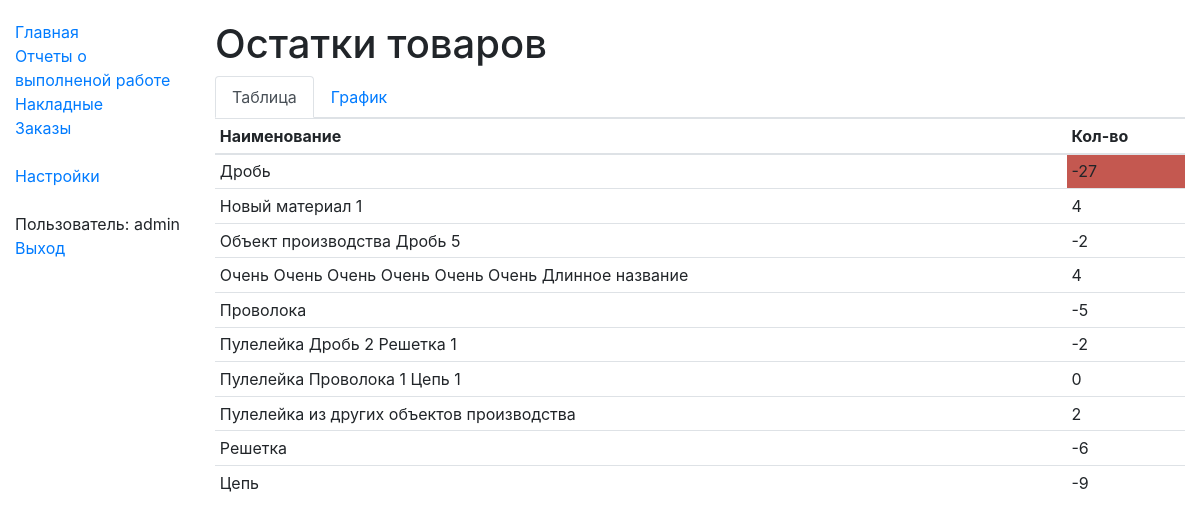
/mnf/ (signed in), run on the app's committed database.
### cor/models.py (models this page shows, shortened)
class CorColor(models.Model):
    s_caption = models.CharField("Наименование", max_length=200)
    s_color = models.CharField("Цвет", max_length=200)
    class Meta:
        ordering = ["s_caption"]
        verbose_name = "Цвет"
        verbose_name_plural = "Цвет"

### goods/models.py (models this page shows, shortened)
class GdsGood(models.Model):
    sCaption = models.CharField("Наименование", max_length=200)
    class Meta:
        ordering = ["sCaption"]
        verbose_name = "ТМЦ"
        verbose_name_plural = "ТМЦ"
    def get_remains_level(self, n_qty):
        for rem_level in GdsGoodRemainsLevel.objects.filter(id_good=self):
            if (rem_level.n_from is None or rem_level.n_from <= n_qty) and (rem_level.n_to is None or rem_level.n_to >= n_qty):
                return rem_level.id_color
        return None

### mnf/views.py (the view)
# urls.py: path('', views.index, name='index'),
@login_required
def index(request):
    goods = GdsGood.objects.all()
    remains_by_good_dict = StkRemains.get_remains()
    result_dict = {}
    remains_count = 0
    for good in goods:
        n_qty = remains_by_good_dict.get(good.id, 0)
        color = good.get_remains_level(n_qty)
        result_dict[good.id] = (good.sCaption, n_qty, color)
        remains_count = remains_count + 1
    return render(
        request,
        'index.html',
        context={'remains_list': result_dict.values(), 'canvas_height': remains_count * 11},
    )

### stocks/models.py (called while the page is built)
    @staticmethod
    def get_remains():
        remains = StkRemains.objects.all()
        remains_by_good_dict = {}
        for remain in remains:
            remains_by_good_dict[remain.idGood_id] = remain.nQty
        return remains_by_good_dict

### templates/index.html (shortened to what this page needs)
{% extends "base_generic_content.html" %}
{% block content %}
<h1>Остатки товаров</h1>
<ul class="nav nav-tabs" id="tabs" role="tablist">
    <li class="nav-item">
        <a class="nav-link active" id="table-tab" data-toggle="tab" href="#table" role="tab" aria-controls="table" aria-selected="true">Таблица</a>
    </li>
    <li class="nav-item">
        <a class="nav-link" id="chart-tab" data-toggle="tab" href="#chart" role="tab" aria-controls="chart" aria-selected="false">График</a>
    </li>
</ul>
<div class="tab-content" id="myTabContent">
    <div class="tab-pane fade show active" id="table" role="tabpanel" aria-labelledby="table-tab">
        <div class="container">
            <div class="row">
                <table class="table table-sm">
                    <thead>
                        <tr>
                            <th>Наименование</th>
                            <th>Кол-во</th>
                        </tr>
                    </thead>
                    <tbody>
                    {% for s_caption, n_qty, id_color in remains_list %}
                       <tr class="grid-row">
                         <td>{{ s_caption }}</td>
                         <td {% if id_color is not None %} style = "background-color: {{ id_color.s_color }};" {% endif %}>{{ n_qty }}</td>
                       </tr>
                    {% endfor %}
                    </tbody>
                </table>
            </div>
        </div>
    </div>
</div>
{% endblock %}

### templates/base_generic_content.html (shortened to what this page needs)
{% extends "base_generic.html" %}
{% block body %}
    <div class="container-fluid">
        <div class="row">
            <div class="col-sm-2">
                {% block sidebar %}
                    <ul class="sidebar-nav">
                        <li><a href="{% url 'index' %}">Главная</a></li>
                        <li><a href="{% url 'mnf_shift_results' %}">Отчеты о выполненой работе</a></li>
                        <li><a href="{% url 'stk_acts' %}">Накладные</a></li>
                        <li><a href="{% url 'trd_orders' %}">Заказы</a></li>
                        <br>
                        <li><a href="/admin">Настройки</a></li>
                        <br>
                        {% if user.is_authenticated %}
                            <li>Пользователь: {{ user.get_username }}</li>
                            <li><a href="{% url 'logout'%}?next={{request.path}}">Выход</a></li>
                       {% endif %}
                    </ul>
                {% endblock %}
            </div>
            <div class="col-sm-10 ">
                {% block content %}{% endblock %}
            </div>
        </div>
    </div>
{% endblock %}

### stocks/static/css/styles.css (style rules this page uses)
body { margin-top: 20px; }
.sidebar-nav { padding: 0; list-style: none; }

### data on the page
CorColor: sCaption "Дробь", n_qty "-27"
GdsGood: remains_list "Новый материал 1"
GdsGood: remains_list "Объект производства Дробь 5"
GdsGood: remains_list "Очень Очень Очень Очень Очень Очень Длинное название"
GdsGood: remains_list "Проволока"
GdsGood: remains_list "Пулелейка Дробь 2 Решетка 1"
GdsGood: remains_list "Пулелейка Проволока 1 Цепь 1"
GdsGood: remains_list "Пулелейка из других объектов производства"
GdsGood: remains_list "Решетка"
GdsGood: remains_list "Цепь"

### other printed values
{{ user.get_username }} "admin"
{{ n_qty }} "4" "-2" "4" "-5" "-2" "0" "2" "-6" "-9"
